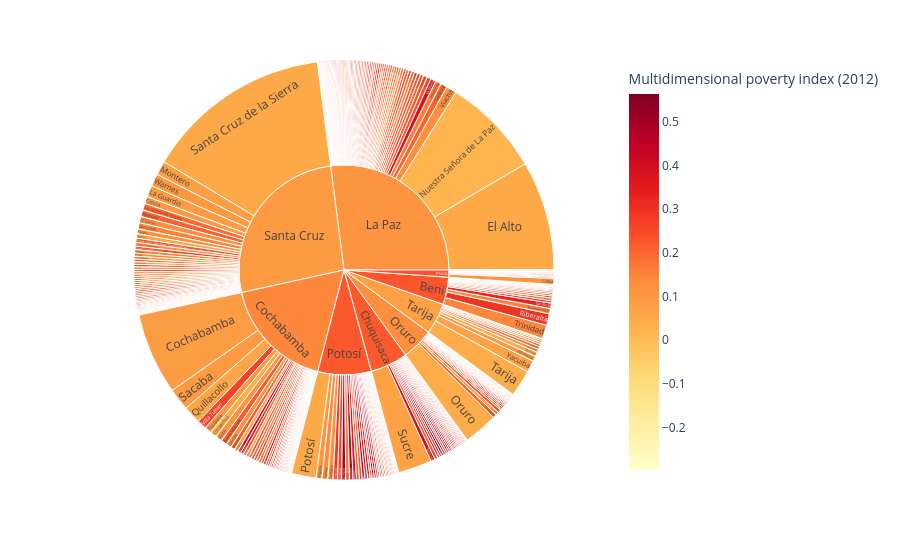

Notebook cell for this chart:
### Markdown cell above
The same view for 2012, as a sunburst:

### Code cell
px.sunburst(
    gdf, path=["department", "name"], values="population_2012",
    color="sdg1_2_mpi_2012", color_continuous_scale="YlOrRd",
    color_continuous_midpoint=np.average(gdf["sdg1_2_mpi_2012"], weights=gdf["population_2012"]),
    labels={**labels, "population_2012": "Census population (2012)"},
)

### Figure 1 — Plotly figure (JSON) as saved in the notebook; plotly's stock layout.template omitted (floating-point values rounded to 4 significant figures; data arrays with more than 128 entries replaced by an {"elided": "..."} marker saying what was removed)
{"data": [{"branchvalues": "total", "customdata": {"elided": "352x1 float values"}, "domain": {"x": [0.0, 1.0], "y": [0.0, 1.0]}, "hovertemplate": "labels=%{label}<br>Census population (2012)=%{value}<br>parent=%{parent}<br>id=%{id}<br>Multidimensional poverty index (2012)=%{color}<extra></extra>", "ids": {"elided": "352 str values"}, "labels": {"elided": "352 str values"}, "marker": {"coloraxis": "coloraxis", "colors": {"elided": "352 float values"}}, "name": "", "parents": {"elided": "352 str values"}, "type": "sunburst", "values": {"elided": "352 float values"}}], "layout": {"coloraxis": {"autocolorscale": false, "cmid": 0.1332, "colorbar": {"title": {"text": "Multidimensional poverty index (2012)"}}, "colorscale": [[0.0, "rgb(255,255,204)"], [0.125, "rgb(255,237,160)"], [0.25, "rgb(254,217,118)"], [0.375, "rgb(254,178,76)"], [0.5, "rgb(253,141,60)"], [0.625, "rgb(252,78,42)"], [0.75, "rgb(227,26,28)"], [0.875, "rgb(189,0,38)"], [1.0, "rgb(128,0,38)"]]}, "legend": {"tracegroupgap": 0}, "margin": {"t": 60}}}
